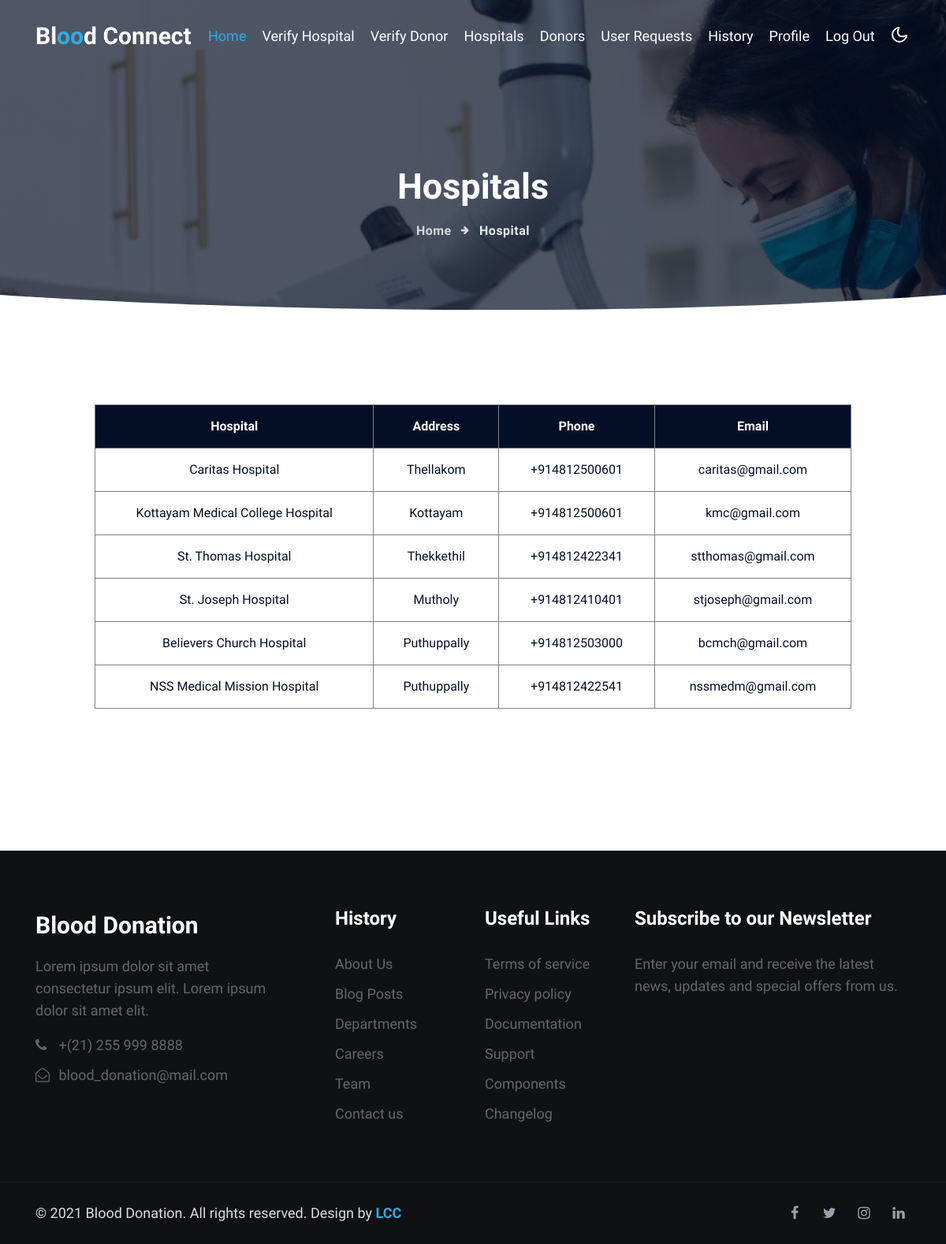
/ADMIN/viewHospital.php, run on the app's committed database.
### tables this page shows
CREATE TABLE `hospital` (
  `h_id` int(20) NOT NULL AUTO_INCREMENT,
  `h_name` varchar(100) DEFAULT NULL,
  `h_address` varchar(100) DEFAULT NULL,
  `h_phone` varchar(100) DEFAULT NULL,
  `h_email` varchar(100) DEFAULT NULL,
  PRIMARY KEY (`h_id`)
);

### ADMIN/viewHospital.php (the view, shortened to what this page needs)
<?php
include('adminHeader.php');
?>
<div class="breadcrumb-bg w3l-inner-page-breadcrumb py-5">
    <div class="container pt-lg-5 pt-md-3 p-lg-4 pb-md-3 my-lg-3">
        <h2 class="title pt-5">Hospitals</h2>
        <ul class="breadcrumbs-custom-path mt-3 text-center">
            <li><a href="adminHome.php">Home</a></li>
            <li class="active"><span class="fa fa-arrow-right mx-2" aria-hidden="true"></span> Hospital </li>
        </ul>
    </div>
</div>
<div class="position-relative">
    <div class="shape overflow-hidden">
    </div>
</div>
<div class="view-content">
    <?php
    $qry = "SELECT * FROM hospital h,`login` l WHERE h.`h_id`=l.`reg_id` AND l.`status`='1' AND l.`type` = 'HOSPITAL'";
    $result = mysqli_query($conn, $qry);
    if ($result->num_rows > 0) {
    ?>
        <table>
            <tr>
                <th>Hospital</th>
                <th>Address</th>
                <th>Phone</th>
                <th>Email</th>
            </tr>
        <?php
        while ($row = mysqli_fetch_array($result)) {
            echo "
                <tr>
                    <td>" . $row['h_name'] . "</td>
                    <td>" . $row['h_address'] . "</td>
                    <td>" . $row['h_phone'] . "</td>
                    <td>" . $row['h_email'] . "</td>
                </tr>";
        }
    } else {
        echo "<div class='no-data'><img class='no-data' src='../assets/images/no-data.png'></div> ";
    }
        ?>
        </table>
</div>
<?php
include('../Footer.php');
?>

### ADMIN/adminHeader.php (style rules this page uses)
body { background-color: white; }
.view-content table { border: 1px solid black; margin: 120px auto 180px; width: 80%; text-align: center; }
.view-content th { color: white; background-color: #030f27; padding: 20px 0; }
.view-content td { color: #030f27; }
.view-content th, td { border: 1px solid grey; border-collapse: collapse; padding: 15px 25px; }

### data on the page
hospital: h_name "Caritas Hospital", h_address "Thellakom", h_phone "+914812500601", h_email "caritas@gmail.com"
hospital: h_name "Kottayam Medical College Hospital", h_address "Kottayam", h_phone "+914812500601", h_email "kmc@gmail.com"
hospital: h_name "St. Thomas Hospital", h_address "Thekkethil", h_phone "+914812422341", h_email "stthomas@gmail.com"
hospital: h_name "St. Joseph Hospital", h_address "Mutholy", h_phone "+914812410401", h_email "stjoseph@gmail.com"
hospital: h_name "Believers Church Hospital", h_address "Puthuppally", h_phone "+914812503000", h_email "bcmch@gmail.com"
hospital: h_name "NSS Medical Mission Hospital", h_address "Puthuppally", h_phone "+914812422541", h_email "nssmedm@gmail.com"
